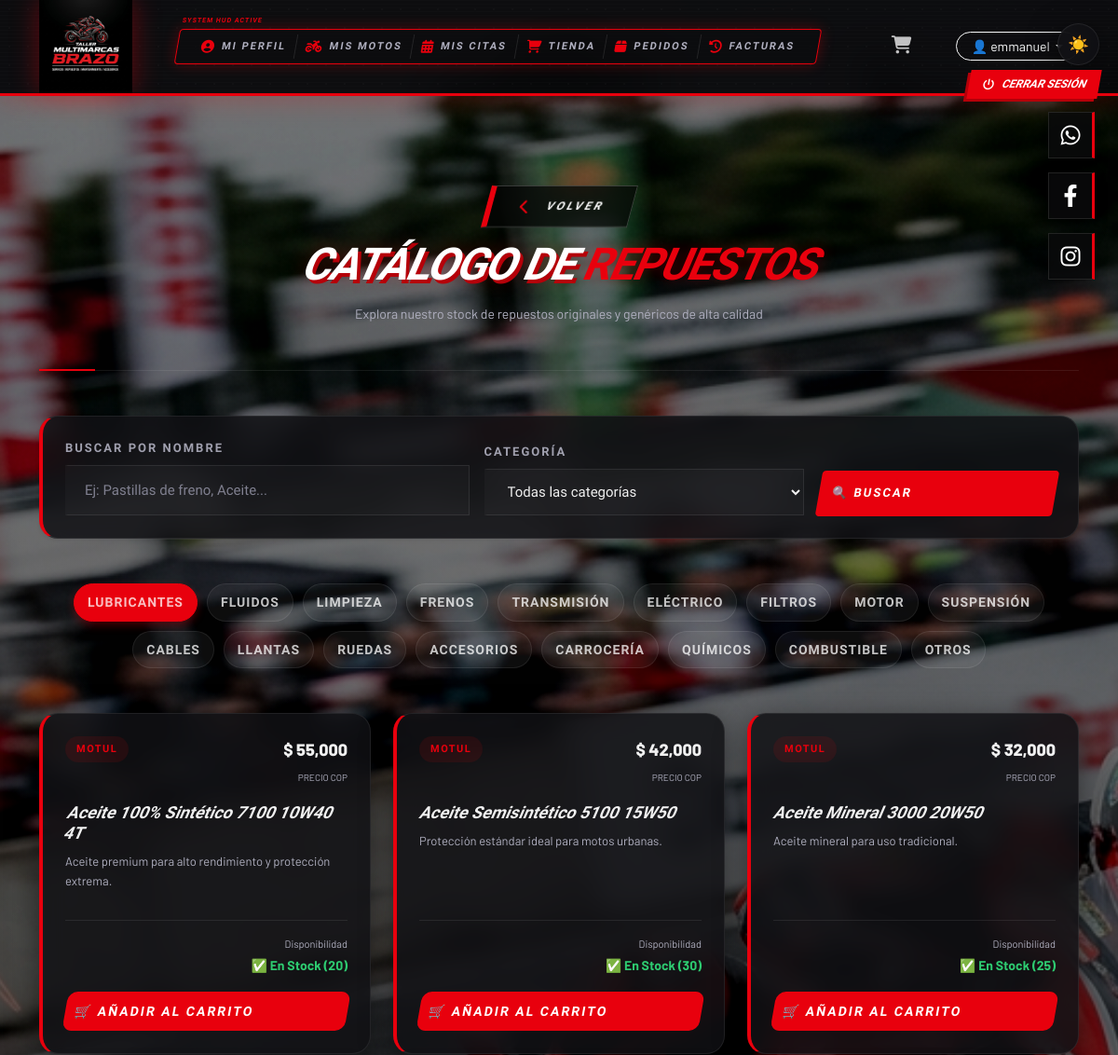
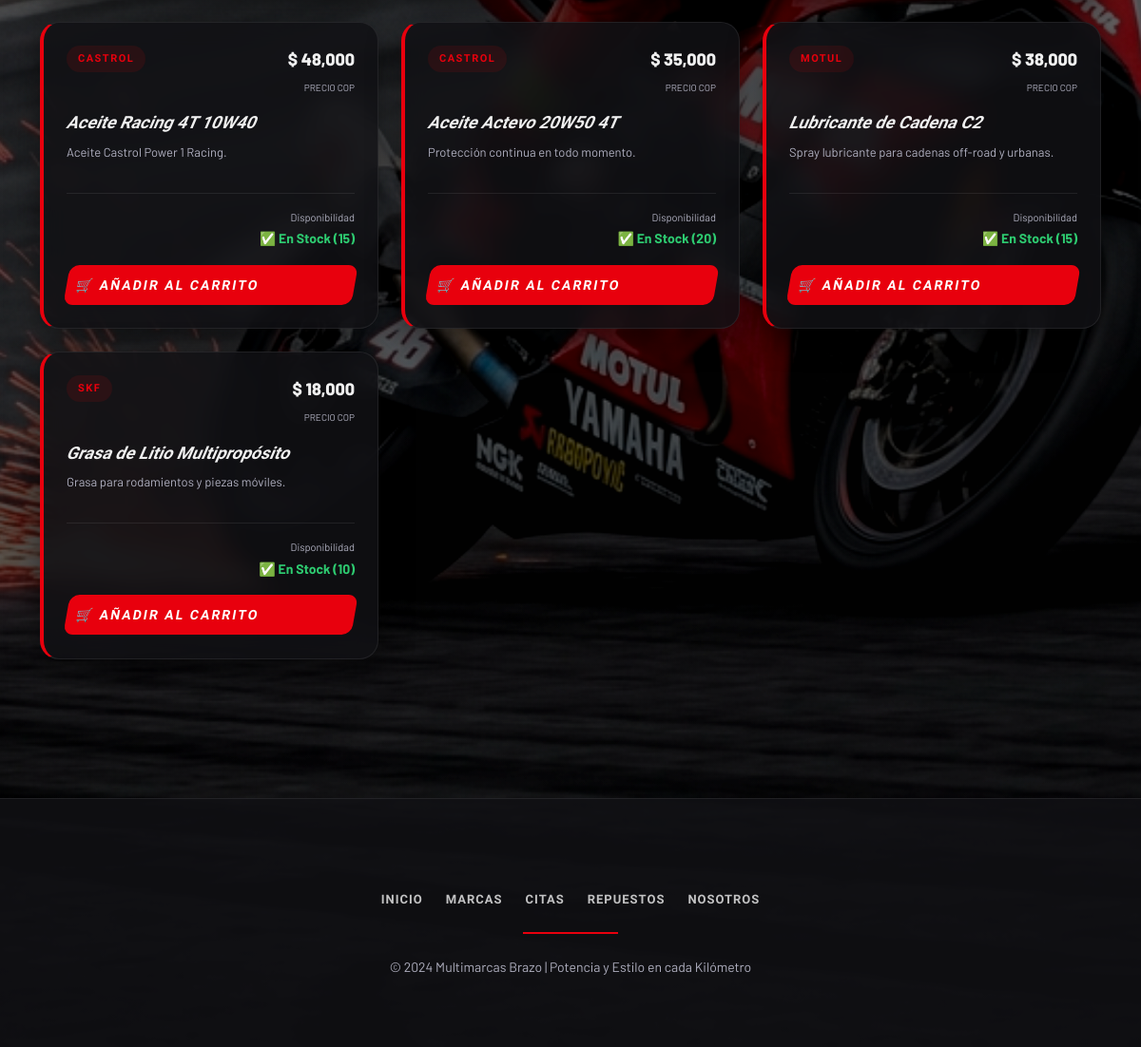
The page /repuestos/ (signed in) on the database its author committed (2 pictures, top to bottom).
### app/models/user.py (models this page shows, shortened)
class User(UserMixin, db.Model):
    __tablename__ = 'users'
    id = db.Column(db.Integer, primary_key=True)
    nombre_completo = db.Column(db.String(150), nullable=False)
    username = db.Column(db.String(80), unique=True, nullable=False)
    email = db.Column(db.String(120), unique=True, nullable=False)
    telefono = db.Column(db.String(20))
    password = db.Column(db.String(200), nullable=False)
    rol = db.Column(db.String(20), default='cliente')
    activo = db.Column(db.Boolean, default=True)
    motos = db.relationship('Moto', backref='propietario', lazy=True, cascade="all, delete-orphan")
    citas = db.relationship('Cita', backref='cliente', lazy=True, cascade="all, delete-orphan")
    def is_admin(self):
        return self.rol == 'admin'
    def is_empleado(self):
        return self.rol in ['admin', 'empleado']

### app/models/repuesto.py (models this page shows, shortened)
class Repuesto(db.Model):
    __tablename__ = 'repuestos'
    id = db.Column(db.Integer, primary_key=True)
    nombre = db.Column(db.String(100), nullable=False)
    categoria = db.Column(db.String(60))
    marca = db.Column(db.String(60))
    precio = db.Column(db.Float, nullable=False)
    stock = db.Column(db.Integer, default=0)
    descripcion = db.Column(db.Text)

### app/routes/repuesto_route.py (the view)
@repuestos_bp.route('/')
@login_required
def index():
    busqueda = request.args.get('q', '').strip()
    categoria = request.args.get('categoria', '').strip()
    query = Repuesto.query
    if busqueda:
        query = query.filter(Repuesto.nombre.ilike(f'%{busqueda}%'))
    if categoria:
        query = query.filter_by(categoria=categoria)
    repuestos = query.all()
    categorias = db.session.query(Repuesto.categoria).distinct().all()
    return render_template(
        'repuestos/index.html',
        repuestos=repuestos,
        categorias=[c[0] for c in categorias if c[0]],
        busqueda=busqueda,
        categoria_sel=categoria
    )

### app/templates/repuestos/index.html (shortened to what this page needs)
{% extends "base.html" %}
{% block content %}
<div class="container py-5">
  <div class="page-header text-center mb-5">
    <div class="mb-3">
      <a href="{{ url_for('admin.dashboard') if current_user.is_admin() or current_user.is_empleado() else url_for('cliente.dashboard') }}" class="btn-back-striking"><i class="fas fa-chevron-left"></i> VOLVER</a>
    </div>
    <h1 class="page-title">Catálogo de <span>Repuestos</span></h1>
    <p class="page-subtitle">Explora nuestro stock de repuestos originales y genéricos de alta calidad</p>
  </div>
  <div class="card-brazo mb-5 p-4 shadow-sm" style="border-radius: 20px;">
    <form method="GET" class="row g-3 align-items-end">
      <div class="col-md-5">
        <label class="form-label-brazo" style="font-size: 13px; color: var(--text-muted);">Buscar por nombre</label>
        <input type="text" name="q" class="form-input-brazo" placeholder="Ej: Pastillas de freno, Aceite..." value="{{ busqueda }}">
      </div>
      <div class="col-md-4">
        <label class="form-label-brazo" style="font-size: 13px; color: var(--text-muted);">Categoría</label>
        <select name="categoria" class="form-input-brazo">
          <option value="">Todas las categorías</option>
        </select>
      </div>
      <div class="col-md-3">
        <button type="submit" class="btn-primary-brazo" style="width: 100%; padding: 14px;">🔍 Buscar</button>
      </div>
    </form>
  </div>
  {% if repuestos %}
    {% set categorias_presentes = repuestos | map(attribute='categoria') | unique | list %}
    <ul class="nav nav-pills mb-5" id="pills-tab" role="tablist" style="gap: 10px; flex-wrap: wrap; justify-content: center;">
      {% for cat in categorias_presentes %}
      <li class="nav-item" role="presentation">
        <button class="nav-link {% if loop.first %}active{% endif %}" id="pills-{{ loop.index }}-tab" data-bs-toggle="pill" data-bs-target="#pills-{{ loop.index }}" type="button" role="tab" style="border-radius: 50px; padding: 10px 25px; font-family: var(--font-display); text-transform: uppercase; font-size: 14px; letter-spacing: 1px;">
          {{ cat or 'Otros' }}
        </button>
      </li>
      {% endfor %}
    </ul>
    <div class="tab-content" id="pills-tabContent">
      {% for cat in categorias_presentes %}
      <div class="tab-pane fade {% if loop.first %}show active{% endif %}" id="pills-{{ loop.index }}" role="tabpanel">
        <div class="row g-4 mb-5">
          {% for rep in repuestos if rep.categoria == cat %}
          <div class="col-md-6 col-lg-4">
            <div class="card-brazo h-100 p-4 d-flex flex-column" style="border-radius: 20px; transition: 0.3s; border-left: 4px solid var(--red);">
              <div class="d-flex justify-content-between align-items-start mb-3">
                <span class="badge-brazo" style="background: rgba(232,0,13,0.1); color: var(--red); font-size: 11px; padding: 5px 12px; border-radius: 50px;">
                  {{ rep.marca or 'Genérico' }}
                </span>
                <div class="text-end">
                  <div style="font-size: 18px; font-weight: 800; color: var(--text);">$ {{ "{:,.0f}".format(rep.precio) }}</div>
                  <small class="text-muted" style="font-size: 10px;">PRECIO COP</small>
                </div>
              </div>
              <h3 style="font-family: var(--font-display); font-size: 18px; font-weight: 900; font-style: italic; transform: var(--racer-skew); margin-bottom: 10px; color: var(--text); display: inline-block;">
                {{ rep.nombre }}
              </h3>
              <p style="font-size: 13px; color: var(--text-muted); flex-grow: 1;">
                {{ rep.descripcion or 'Sin descripción disponible.' }}
              </p>
              <div class="mt-3 pt-3 border-top" style="border-color: var(--border) !important;">
                <div class="text-end">
                  <small class="text-muted d-block" style="font-size: 11px;">Disponibilidad</small>
                  {% if rep.stock > 0 %}
                    <span style="color: #2ecc71; font-weight: 700; font-size: 14px;">✅ En Stock ({{ rep.stock }})</span>
                  {% else %}
                    <span style="color: #e74c3c; font-weight: 700; font-size: 14px;">❌ Agotado</span>
                  {% endif %}
                </div>
              </div>
              {% if current_user.is_authenticated and not current_user.is_admin() and not current_user.is_empleado() %}
              <div class="mt-3">
                <a href="{{ url_for('carrito.agregar', rid=rep.id) }}" class="btn-primary-brazo w-100" style="padding: 10px; font-size: 14px; border-radius: 10px;">
                  🛒 Añadir al Carrito
                </a>
              </div>
              {% endif %}
            </div>
          </div>
          {% endfor %}
        </div>
      </div>
      {% endfor %}
    </div>
  {% else %}
  <div class="text-center py-5">
    <div style="font-size: 50px; margin-bottom: 20px;">🔎</div>
    <h3 style="font-family: var(--font-display); font-weight: 800;">No se encontraron repuestos</h3>
    <p class="text-muted">Intenta cambiar los términos de búsqueda o filtros.</p>
  </div>
  {% endif %}
</div>
{% endblock %}

### app/templates/base.html (shortened to what this page needs)
<!DOCTYPE html>
<html lang="es" data-theme="dark">
<head>
  <link rel="stylesheet" href="https://cdn.jsdelivr.net/npm/bootstrap@5.3.0/dist/css/bootstrap.min.css">
  <link rel="stylesheet" href="{{ url_for('static', filename='css/main.css') }}">
  <link rel="stylesheet" href="https://cdnjs.cloudflare.com/ajax/libs/font-awesome/6.4.0/css/all.min.css">
</head>
<body>
{% if current_user.is_authenticated %}
<div class="logout-fixed">
    <a href="{{ url_for('auth.logout') }}" class="btn-logout-racer">
        <i class="fas fa-power-off"></i> CERRAR SESIÓN
    </a>
</div>
{% endif %}
<nav class="navbar navbar-expand-lg">
  <div class="container">
    <a class="navbar-brand" href="{{ url_for('home.index') }}">
      <img src="{{ url_for('static', filename='img/logo_brazo.png') }}" alt="Multimarcas Brazo" class="logo-main">
    </a>
      <ul class="navbar-nav mx-auto mb-2 mb-lg-0">
        <div class="navbar-status d-none d-lg-block">
            <div class="d-flex align-items-center">
                {% if current_user.is_authenticated %}
                    {% if current_user.is_admin() or current_user.is_empleado() %}
                        <a href="{{ url_for('admin.usuarios') }}" class="hud-shortcut-link"><i class="fas fa-users"></i> USUARIOS</a>
                        <a href="{{ url_for('admin.empleados') }}" class="hud-shortcut-link"><i class="fas fa-user-gear"></i> EQUIPO</a>
                        <a href="{{ url_for('admin.motos') }}" class="hud-shortcut-link"><i class="fas fa-motorcycle"></i> BASE DATOS</a>
                        <a href="{{ url_for('admin.citas') }}" class="hud-shortcut-link"><i class="fas fa-calendar-check"></i> AGENDA</a>
                        <a href="{{ url_for('repuestos.index') }}" class="hud-shortcut-link"><i class="fas fa-box-open"></i> INVENTARIO</a>
                        <a href="{{ url_for('admin.pedidos') }}" class="hud-shortcut-link"><i class="fas fa-shopping-basket"></i> PEDIDOS</a>
                        <a href="{{ url_for('admin.facturas') }}" class="hud-shortcut-link"><i class="fas fa-file-invoice-dollar"></i> FACTURAS</a>
                    {% else %}
                        <a href="{{ url_for('auth.perfil') }}" class="hud-shortcut-link"><i class="fas fa-user-circle"></i> MI PERFIL</a>
                        <a href="{{ url_for('motos.index') }}" class="hud-shortcut-link"><i class="fas fa-motorcycle"></i> MIS MOTOS</a>
                        <a href="{{ url_for('citas.index') }}" class="hud-shortcut-link"><i class="fas fa-calendar-alt"></i> MIS CITAS</a>
                        <a href="{{ url_for('repuestos.index') }}" class="hud-shortcut-link"><i class="fas fa-shopping-cart"></i> TIENDA</a>
                        <a href="{{ url_for('cliente.mis_pedidos') }}" class="hud-shortcut-link"><i class="fas fa-box"></i> PEDIDOS</a>
                        <a href="{{ url_for('cliente.historial') }}" class="hud-shortcut-link"><i class="fas fa-history"></i> FACTURAS</a>
                    {% endif %}
                {% endif %}
            </div>
        </div>
      </ul>
      <div class="ms-auto d-flex align-items-center gap-3">
        {% if current_user.is_authenticated %}
          {% if not current_user.is_admin() and not current_user.is_empleado() %}
          <a href="{{ url_for('carrito.ver_carrito') }}" class="nav-link position-relative me-3" title="Carrito">
            <i class="fas fa-shopping-cart" style="font-size: 1.2rem;"></i>
          </a>
          {% endif %}
          <div class="dropdown">
            <button class="btn btn-outline-light btn-sm dropdown-toggle rounded-pill px-3" type="button" data-bs-toggle="dropdown">
              👤 {{ current_user.nombre_completo.split(' ')[0] if current_user.nombre_completo else 'Usuario' }}
            </button>
          </div>
        {% endif %}
      </div>
    </div>
</nav>
<main>
  {% block content %}{% endblock %}
</main>
<footer class="footer-brazo">
  <div class="container text-center py-5">
    <div class="footer-nav mb-4 d-flex justify-content-center gap-4 flex-wrap">
        <a href="{{ url_for('home.index') }}" class="footer-link">INICIO</a>
        <a href="{{ url_for('home.marcas') }}" class="footer-link">MARCAS</a>
        <a href="{{ url_for('home.citas_info') }}" class="footer-link">CITAS</a>
        <a href="{{ url_for('home.repuestos_info') }}" class="footer-link">REPUESTOS</a>
        <a href="{{ url_for('home.nosotros') }}" class="footer-link">NOSOTROS</a>
    </div>
    <div class="footer-divider mb-4"></div>
    <p class="text-muted small mb-0">© 2024 Multimarcas Brazo | Potencia y Estilo en cada Kilómetro</p>
  </div>
</footer>
<button class="theme-toggle" id="themeToggle" onclick="toggleTheme()" title="Cambiar modo">🌙</button>
<div class="social-hud-float">
    <a href="https://wa.me/573204545930" target="_blank" class="social-hud-icon whatsapp" title="WhatsApp">
      <i class="fab fa-whatsapp"></i>
    </a>
    <a href="https://www.facebook.com/share/1CCzv4MGuq/" target="_blank" class="social-hud-icon facebook" title="Facebook">
      <i class="fab fa-facebook-f"></i>
    </a>
    <a href="https://www.instagram.com/multimarcasbrazo_61?igsh=MTN1dHdnaW9tdGtybA==" target="_blank" class="social-hud-icon instagram" title="Instagram">
      <i class="fab fa-instagram"></i>
    </a>
</div>
</body>
</html>

### app/templates/repuestos/index.html (style rules this page uses)
.nav-pills .nav-link { color: var(--text-muted); background: rgba(255, 255, 255, 0.05); border: 1px solid var(--border); transition: 0.3s; }
.nav-pills .nav-link.active { background: var(--red); color: var(--white); border-color: var(--red); font-weight: 900; box-shadow: 0 4px 10px rgba(232, 0, 13, 0.3); }

### app/templates/base.html (style rules this page uses)
.logout-fixed { position: fixed; top: 75px; right: 20px; z-index: 10001; }
.btn-logout-racer { background: var(--red); color: white; padding: 6px 15px; font-family: var(--font-display); font-weight: 900; font-size: 12px; text-transform: uppercase; text-decoration: none; font-style: italic; transform: var(--racer-skew); display: flex; align-items: center; gap: 8px; border: none; box-shadow: -3px 3px 0 var(--red-dark); transition: 0.2s; }
.navbar { background: var(--bg-nav) !important; backdrop-filter: blur(15px); border-bottom: 3px solid var(--red) !important; box-shadow: 0 0 30px var(--red-glow) !important; position: relative; overflow: visible; min-height: 100px; display: flex; align-items: center; }
.navbar::after { content: ''; position: absolute; top: 0; left: -100%; width: 100%; height: 100%; background: linear-gradient(90deg, transparent, var(--red-glow), transparent); animation: scanline 4s linear infinite; pointer-events: none; }
.navbar::before { content: ''; position: absolute; inset: 0; background-image: radial-gradient(circle at 50% 50%, rgba(255,255,255,0.02) 1px, transparent 1px), linear-gradient(rgba(255,255,255,0.01) 1px, transparent 1px); background-size: 20px 20px, 100% 4px; pointer-events: none; }
.navbar-status { font-family: 'Rajdhani', sans-serif; font-size: 11px; text-transform: uppercase; letter-spacing: 2px; color: var(--text); font-weight: 700; background: rgba(10, 10, 12, 0.6); padding: 5px 15px; border: 1px solid var(--red); border-radius: 4px; box-shadow: 0 0 15px var(--red-glow); display: flex; align-items: center; gap: 10px; transform: skewX(-10deg); position: relative; }
.hud-shortcut-link { color: var(--text-muted); text-decoration: none; padding: 4px 10px; border-right: 1px solid rgba(255,255,255,0.1); display: flex; align-items: center; gap: 6px; transition: 0.3s; white-space: nowrap; }
.hud-shortcut-link:last-child { border-right: none; }
.hud-shortcut-link i { color: var(--red); font-size: 14px; }
.navbar-status::before { content: 'SYSTEM HUD ACTIVE'; position: absolute; top: -15px; left: 0; font-size: 7px; color: var(--red); letter-spacing: 1px; font-weight: 900; }
.logo-main { height: 100px; width: auto; object-fit: contain; transition: 0.4s cubic-bezier(0.175, 0.885, 0.32, 1.275); filter: drop-shadow(0 0 15px rgba(232,0,13,0.4)); margin-top: -5px; margin-bottom: -5px; }
.footer-brazo { background: var(--bg-card); border-top: 1px solid var(--border); margin-top: 50px; }
.footer-link { text-decoration: none; color: var(--text); font-family: var(--font-display); font-weight: 700; font-size: 13px; letter-spacing: 1px; transition: 0.3s; opacity: 0.8; }
.social-hud-float { position: fixed; top: 120px; right: 25px; display: flex; flex-direction: column; gap: 15px; z-index: 10000; }
.social-hud-icon { width: 50px; height: 50px; background: rgba(10, 10, 12, 0.8); backdrop-filter: blur(10px); border: 1px solid rgba(255, 255, 255, 0.1); border-right: 3px solid var(--red); display: flex; align-items: center; justify-content: center; color: white; font-size: 24px; text-decoration: none; transition: 0.3s cubic-bezier(0.4, 0, 0.2, 1); box-shadow: -10px 10px 20px rgba(0,0,0,0.5); }
.footer-divider { width: 100px; height: 2px; background: var(--red); margin: 0 auto; }

### rows shown on the page
User: nombre_completo "emmanuel"
Repuesto: categoria "LUBRICANTES", marca "MOTUL", precio "55,000", nombre "Aceite 100% Sintético 7100 10W40 4T", descripcion "Aceite premium para alto rendimiento y protección extrema.", stock "20"
Repuesto: categoria "FLUIDOS"
Repuesto: categoria "LIMPIEZA"
Repuesto: categoria "FRENOS"
Repuesto: categoria "TRANSMISIÓN"
Repuesto: categoria "ELÉCTRICO"
Repuesto: categoria "FILTROS"
Repuesto: categoria "MOTOR"
Repuesto: categoria "SUSPENSIÓN"
Repuesto: categoria "CABLES"
Repuesto: categoria "LLANTAS"
Repuesto: categoria "RUEDAS"
Repuesto: categoria "ACCESORIOS"
Repuesto: categoria "CARROCERÍA"
Repuesto: categoria "QUÍMICOS"
Repuesto: categoria "COMBUSTIBLE"
Repuesto: categoria "OTROS"
Repuesto: marca "MOTUL", precio "42,000", nombre "Aceite Semisintético 5100 15W50", descripcion "Protección estándar ideal para motos urbanas.", stock "30"
Repuesto: marca "MOTUL", precio "32,000", nombre "Aceite Mineral 3000 20W50", descripcion "Aceite mineral para uso tradicional.", stock "25"
Repuesto: marca "CASTROL", precio "48,000", nombre "Aceite Racing 4T 10W40", descripcion "Aceite Castrol Power 1 Racing.", stock "15"
Repuesto: marca "CASTROL", precio "35,000", nombre "Aceite Actevo 20W50 4T", descripcion "Protección continua en todo momento.", stock "20"
Repuesto: marca "MOTUL", precio "38,000", nombre "Lubricante de Cadena C2", descripcion "Spray lubricante para cadenas off-road y urbanas.", stock "15"
Repuesto: marca "SKF", precio "18,000", nombre "Grasa de Litio Multipropósito", descripcion "Grasa para rodamientos y piezas móviles.", stock "10"
